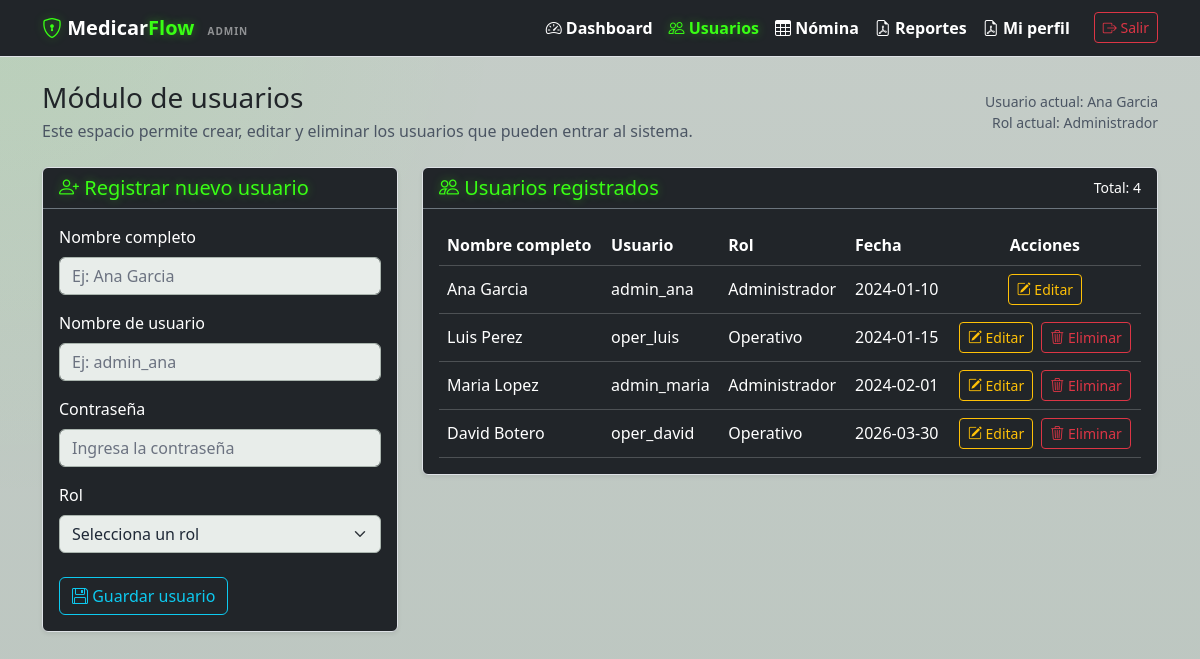
The app's page /public/usuarios.php (signed in) with its own data.
### tables this page shows
CREATE TABLE `usuarios` (
  `id_user` int(11) NOT NULL,
  `nombre_completo` varchar(100) DEFAULT NULL,
  `username` varchar(50) DEFAULT NULL,
  `password` varchar(255) DEFAULT NULL,
  `fk_rol` int(11) DEFAULT NULL,
  `fecha_registro` date DEFAULT NULL
);

### app/controllers/UsuarioController.php (called while the page is built, shortened)
<?php
require_once __DIR__ . '/../models/User.php';
class UsuarioController
{
    public function index()
    {
        $usuarios = User::all();
        $usuarioEnEdicion = null;
        include __DIR__ . '/../views/admin/usuarios.php';
    }
}

### app/models/User.php (called while the page is built, shortened)
<?php
require_once __DIR__ . '/../../config/db.php';
class User
{
    public static function all()
    {
        global $pdo;
        $stmt = $pdo->query("SELECT id_user, nombre_completo, username, fk_rol, fecha_registro FROM usuarios");
        return $stmt->fetchAll(PDO::FETCH_ASSOC);
    }
}

### app/views/admin/usuarios.php (the view, shortened to what this page needs)
<?php
$activePage = 'usuarios';
$registroEnEdicion = isset($usuarioEnEdicion) && is_array($usuarioEnEdicion);
$accionFormulario = $registroEnEdicion
    ? '/medicarflow/public/usuarios.php?action=update'
    : '/medicarflow/public/usuarios.php?action=store';
$tituloFormulario = $registroEnEdicion ? 'Editar usuario del sistema' : 'Registrar nuevo usuario';
$textoBotonGuardar = $registroEnEdicion ? 'Actualizar usuario' : 'Guardar usuario';
?>
<!DOCTYPE html>
<html lang="es">
<head>
</head>
<body>
    <?php include __DIR__ . '/../components/header_administrador.php'; ?>
    <main class="container py-4">
        <div class="d-flex flex-column flex-lg-row justify-content-between align-items-lg-center gap-3 mb-4">
            <div>
                <h1 class="h3 mb-1 text-dark">Módulo de usuarios</h1>
                <p class="text-soft-dark mb-0">
                    Este espacio permite crear, editar y eliminar los usuarios que pueden entrar al sistema.
                </p>
            </div>
            <div class="text-soft-dark small text-lg-end">
                <div>Usuario actual: <?= htmlspecialchars($_SESSION['nombre'] ?? 'Usuario', ENT_QUOTES, 'UTF-8') ?></div>
                <div>Rol actual: Administrador</div>
            </div>
        </div>
        <div class="row g-4">
            <div class="col-12 col-xl-4">
                <div class="card bg-dark text-white border border-neon shadow-sm h-100">
                    <div class="card-header border-bottom border-secondary">
                        <h2 class="h5 mb-0 text-neon">
                            <i class="bi bi-person-plus text-neon"></i>
                            <?= $tituloFormulario ?>
                        </h2>
                    </div>
                    <div class="card-body">
                        <form action="<?= $accionFormulario ?>" method="POST" novalidate data-usuarios-form>
                            <div class="mb-3">
                                <label for="nombre_completo" class="form-label">Nombre completo</label>
                                <input
                                    type="text"
                                    id="nombre_completo"
                                    name="nombre_completo"
                                    class="form-control"
                                    maxlength="100"
                                    value="<?= htmlspecialchars($registroEnEdicion ? $usuarioEnEdicion['nombre_completo'] : '', ENT_QUOTES, 'UTF-8') ?>"
                                    placeholder="Ej: Ana Garcia"
                                    required
                                >
                            </div>
                            <div class="mb-3">
                                <label for="username" class="form-label">Nombre de usuario</label>
                                <input
                                    type="text"
                                    id="username"
                                    name="username"
                                    class="form-control"
                                    maxlength="50"
                                    value="<?= htmlspecialchars($registroEnEdicion ? $usuarioEnEdicion['username'] : '', ENT_QUOTES, 'UTF-8') ?>"
                                    placeholder="Ej: admin_ana"
                                    required
                                >
                            </div>
                            <div class="mb-3">
                                <label for="password" class="form-label">
                                    Contraseña <?= $registroEnEdicion ? '(solo si deseas cambiarla)' : '' ?>
                                </label>
                                <input
                                    type="password"
                                    id="password"
                                    name="password"
                                    class="form-control"
                                    placeholder="Ingresa la contraseña"
                                    <?= $registroEnEdicion ? '' : 'required' ?>
                                >
                            </div>
                            <div class="mb-4">
                                <label for="fk_rol" class="form-label">Rol</label>
                                <select id="fk_rol" name="fk_rol" class="form-select" required>
                                    <option value="">Selecciona un rol</option>
                                </select>
                            </div>
                            <div class="d-flex gap-2 flex-wrap">
                                <button type="submit" class="btn btn-outline-info">
                                    <i class="bi bi-floppy"></i>
                                    <?= $textoBotonGuardar ?>
                                </button>
                            </div>
                        </form>
                    </div>
                </div>
            </div>
            <div class="col-12 col-xl-8">
                <div class="card bg-dark text-white border border-neon shadow-sm">
                    <div class="card-header border-bottom border-secondary d-flex justify-content-between align-items-center flex-wrap gap-2">
                        <h2 class="h5 mb-0 text-neon">
                            <i class="bi bi-people text-neon"></i>
                            Usuarios registrados
                        </h2>
                        <span class="text-white small">Total: <?= count($usuarios) ?></span>
                    </div>
                    <div class="card-body">
                        <div class="table-responsive">
                            <table class="table table-dark table-hover align-middle mb-0">
                                <thead>
                                    <tr>
                                        <th>Nombre completo</th>
                                        <th>Usuario</th>
                                        <th>Rol</th>
                                        <th>Fecha</th>
                                        <th class="text-center">Acciones</th>
                                    </tr>
                                </thead>
                                <tbody>
                                    <?php if (empty($usuarios)): ?>
                                        <tr>
                                            <td colspan="5" class="text-center text-white-50 py-4">
                                                No hay usuarios registrados.
                                            </td>
                                        </tr>
                                    <?php else: ?>
                                        <?php foreach ($usuarios as $registroUsuario): ?>
                                            <tr>
                                                <td><?= htmlspecialchars($registroUsuario['nombre_completo'], ENT_QUOTES, 'UTF-8') ?></td>
                                                <td><?= htmlspecialchars($registroUsuario['username'], ENT_QUOTES, 'UTF-8') ?></td>
                                                <td><?= (int) $registroUsuario['fk_rol'] === 1 ? 'Administrador' : 'Operativo' ?></td>
                                                <td><?= htmlspecialchars($registroUsuario['fecha_registro'], ENT_QUOTES, 'UTF-8') ?></td>
                                                <td class="text-center">
                                                    <div class="d-flex justify-content-center gap-2 flex-wrap">
                                                        <a href="/medicarflow/public/usuarios.php?edit=<?= (int) $registroUsuario['id_user'] ?>" class="btn btn-sm btn-outline-warning">
                                                            <i class="bi bi-pencil-square"></i>
                                                            Editar
                                                        </a>
                                                        <?php if ((int) $registroUsuario['id_user'] !== (int) ($_SESSION['id_user'] ?? 0)): ?>
                                                            <form action="/medicarflow/public/usuarios.php?action=delete" method="POST" class="m-0" data-delete-user-form>
                                                                <button type="submit" class="btn btn-sm btn-outline-danger">
                                                                    <i class="bi bi-trash3"></i>
                                                                    Eliminar
                                                                </button>
                                                            </form>
                                                        <?php endif; ?>
                                                    </div>
                                                </td>
                                            </tr>
                                        <?php endforeach; ?>
                                    <?php endif; ?>
                                </tbody>
                            </table>
                        </div>
                    </div>
                </div>
            </div>
        </div>
    </main>
</body>
</html>

### public/usuarios.php (shortened to what this page needs)
<?php
require_once __DIR__ . '/../app/controllers/UsuarioController.php';
$controller = new UsuarioController();
$action = $_GET['action'] ?? 'index';
switch ($action) {
    case 'index':
    default:
        $controller->index();
        break;
}

### app/views/components/header_administrador.php (shortened to what this page needs)
<link rel="stylesheet" href="assets/libs/bootstrap/bootstrap.min.css">
<link rel="stylesheet" href="assets/libs/bootstrap-icons/bootstrap-icons.css">
<link rel="stylesheet" href="assets/css/globals/base.css">
<link rel="stylesheet" href="assets/css/globals/header.css">
<nav class="navbar navbar-expand-lg navbar-dark bg-dark border-bottom border-neon">
    <div class="container">
        <a class="navbar-brand fw-bold" href="dashboard.php">
            <i class="bi bi-shield-lock text-neon"></i>
            <span class="text-white">Medicar</span><span class="text-neon">Flow</span>
            <small class="text-white-50 text-uppercase ms-2" style="font-size: 10px; letter-spacing: 1px;">
                Admin
            </small>
        </a>
        <div class="collapse navbar-collapse" id="navAdmin">
            <ul class="navbar-nav ms-auto">
                <li class="nav-item">
                    <a class="nav-link <?= $activePage == 'dashboard' ? 'active text-neon' : '' ?>" href="/medicarflow/public/dashboard.php">
                        <i class="bi bi-speedometer2"></i> Dashboard
                    </a>
                </li>
                <li class="nav-item">
                    <a class="nav-link <?= $activePage == 'usuarios' ? 'active text-neon' : '' ?>" href="/medicarflow/public/usuarios.php">
                        <i class="bi bi-people"></i> Usuarios
                    </a>
                </li>
                <li class="nav-item">
                    <a class="nav-link <?= $activePage == 'nomina' ? 'active text-neon' : '' ?>" href="/medicarflow/public/nomina.php">
                        <i class="bi bi-table"></i> Nómina
                    </a>
                </li>
                <li class="nav-item">
                    <a class="nav-link <?= $activePage == 'reportes' ? 'active text-neon' : '' ?>" href="/medicarflow/public/reportes.php">
                        <i class="bi bi-file-earmark-pdf"></i> Reportes
                    </a>
                </li>
                <li class="nav-item">
                    <a class="nav-link <?= $activePage == 'perfil' ? 'active text-neon' : '' ?>" href="/medicarflow/public/perfil.php">
                        <i class="bi bi-file-earmark-pdf"></i> Mi perfil
                    </a>
                </li>
                <li class="nav-item ms-lg-3">
                    <a class="btn btn-outline-danger btn-sm mt-1" href="/medicarflow/public/logout.php">
                        <i class="bi bi-box-arrow-right"></i> Salir
                    </a>
                </li>
            </ul>
        </div>
    </div>
</nav>

### public/assets/css/globals/base.css (style rules this page uses)
:root { --neon-green: #39FF14; --dark-blue: #062b4f; --neon-shadow: 0 0 10px rgba(57, 255, 20, 0.4); }
.text-neon { color: var(--neon-green) !important; text-shadow: var(--neon-shadow); }
.text-soft-dark { color: #4b5563 !important; }
body { background: radial-gradient(circle at top left, rgba(57, 255, 20, 0.08), transparent 35%), linear-gradient(180deg, #c5cdc8 0%, #bcc6c0 100%); min-height: 100vh; }
.form-control, .form-select { background-color: #e8edea; border-color: #aab5ae; color: #1f2937; }
.form-control::placeholder { color: #6b7280; opacity: 1; }

### public/assets/css/globals/header.css (style rules this page uses)
.nav-link { color: #ffffff !important; font-weight: 600; transition: all 0.3s ease; }
.nav-link:hover, .nav-link.active { color: var(--neon-green) !important; text-shadow: var(--neon-shadow); }

### records on screen
usuarios: nombre_completo "Ana Garcia", username "admin_ana", shows "Administrador", fecha_registro "2024-01-10"
usuarios: nombre_completo "Luis Perez", username "oper_luis", shows "Operativo", fecha_registro "2024-01-15"
usuarios: nombre_completo "Maria Lopez", username "admin_maria", shows "Administrador", fecha_registro "2024-02-01"
usuarios: nombre_completo "David Botero", username "oper_david", shows "Operativo", fecha_registro "2026-03-30"

### other values on screen
$_SESSION['nombre'] "Ana Garcia"
$tituloFormulario "Registrar nuevo usuario"
$textoBotonGuardar "Guardar usuario"
count($usuarios) "4"
